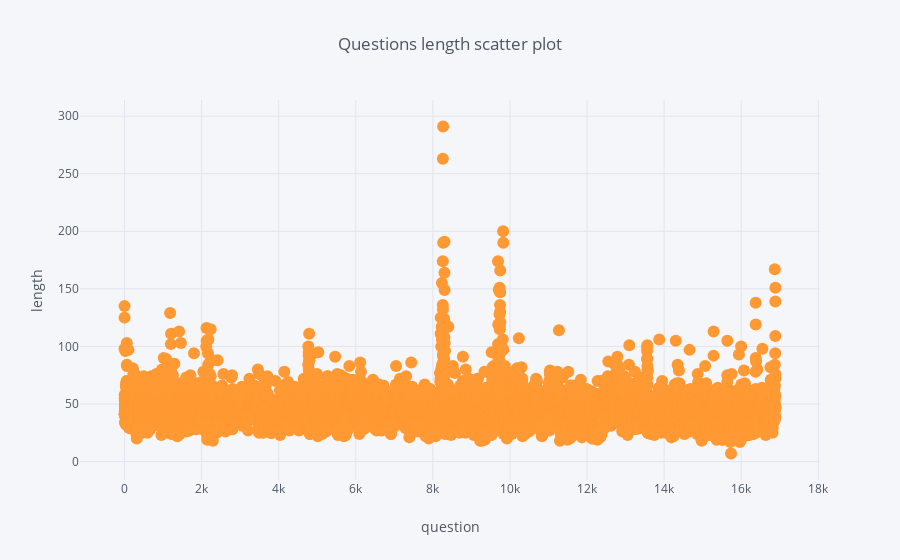

Notebook source saved alongside this figure:
### Code cell
# The distribution of the length of questions 
questions['questions_length'].iplot(kind = 'scatter', xTitle = 'question', yTitle = 'length',
                                     mode = 'markers' , title='Questions length scatter plot')

### Figure 1 — Plotly figure (JSON) as saved in the notebook; plotly's stock layout.template omitted (floating-point values rounded to 4 significant figures; data arrays with more than 128 entries replaced by an {"elided": "..."} marker saying what was removed)
{"data": [{"line": {"color": "rgba(255, 153, 51, 1.0)", "dash": "solid", "shape": "linear", "width": 1.3}, "marker": {"size": 12, "symbol": "circle"}, "mode": "markers", "name": "questions_length", "text": "", "type": "scatter", "uid": "9265c0dc-4463-48b2-89c4-c7e3991db199", "x": {"elided": "16889 int values"}, "y": {"elided": "16889 int values"}}], "layout": {"legend": {"bgcolor": "#F5F6F9", "font": {"color": "#4D5663"}}, "paper_bgcolor": "#F5F6F9", "plot_bgcolor": "#F5F6F9", "title": {"font": {"color": "#4D5663"}, "text": "Questions length scatter plot"}, "xaxis": {"gridcolor": "#E1E5ED", "showgrid": true, "tickfont": {"color": "#4D5663"}, "title": {"font": {"color": "#4D5663"}, "text": "question"}, "zerolinecolor": "#E1E5ED"}, "yaxis": {"gridcolor": "#E1E5ED", "showgrid": true, "tickfont": {"color": "#4D5663"}, "title": {"font": {"color": "#4D5663"}, "text": "length"}, "zerolinecolor": "#E1E5ED"}}}
